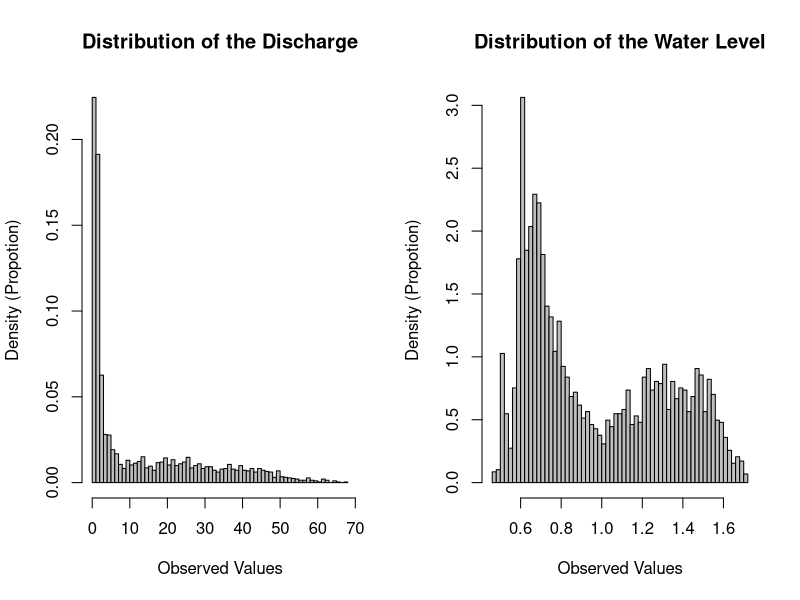
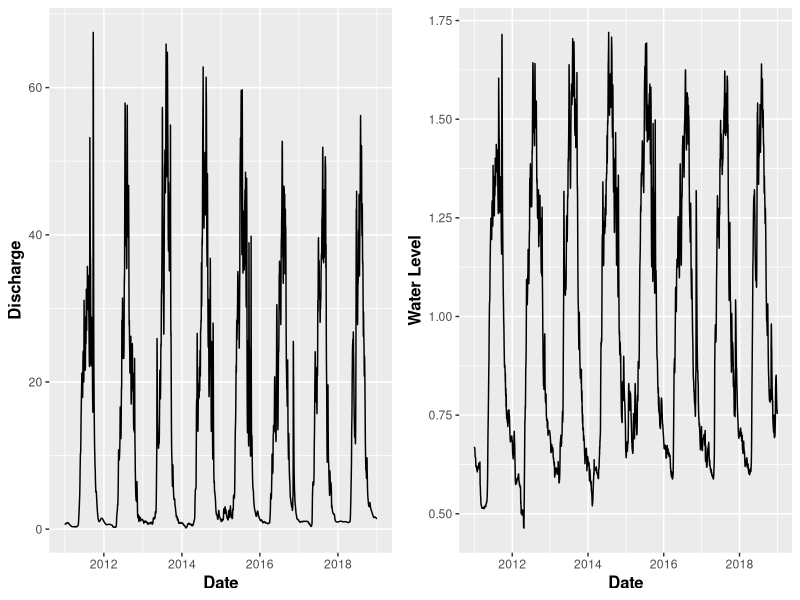
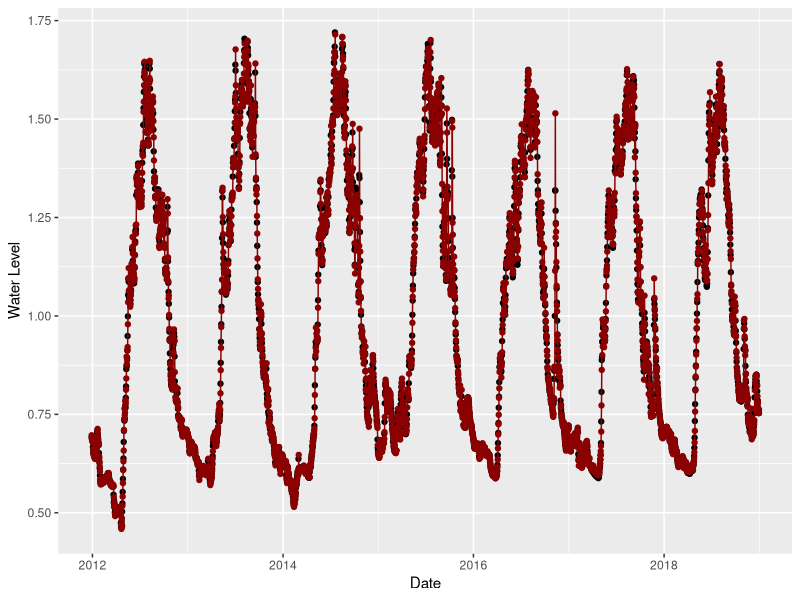
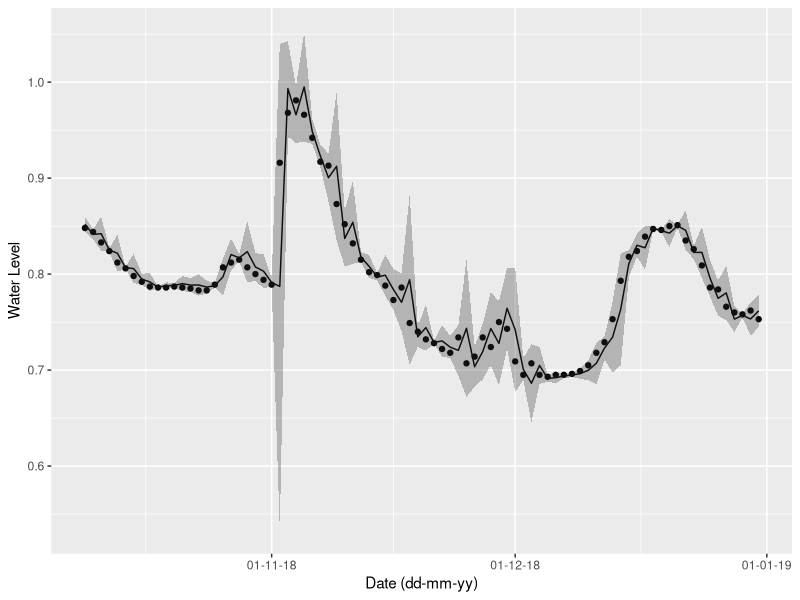
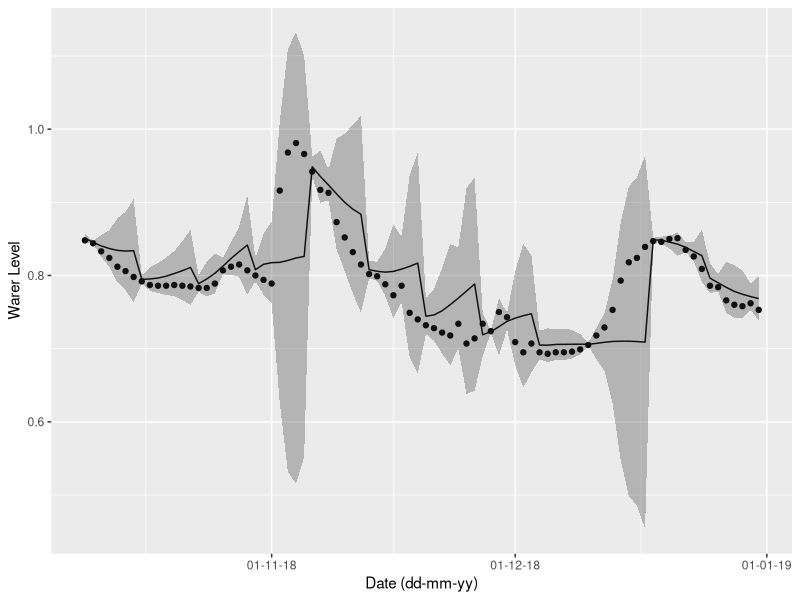

These charts were generated, in order, by the following R code:
## ---- chunk 1
library(data.table)
library(mgcv)
library(ggplot2)
suppressMessages(library(lubridate, warn.conflicts = FALSE))
library(dplyr)
library(scales)
## ---- chunk 2
library(knitr)

opts_knit$set(root.dir = "D:/2019 Example4DataScience/Example4DS02")
## ---- chunk 3
### Please refer to the website:
### https://stackoverflow.com/questions/24387376/r-error-could-not-find-function-multiplot-using-cookbook-example
# Multiple plot function
#
# ggplot objects can be passed in ..., or to plotlist (as a list of ggplot objects)
# - cols:   Number of columns in layout
# - layout: A matrix specifying the layout. If present, 'cols' is ignored.
#
# If the layout is something like matrix(c(1,2,3,3), nrow=2, byrow=TRUE),
# then plot 1 will go in the upper left, 2 will go in the upper right, and
# 3 will go all the way across the bottom.
#
multiplot <- function(..., plotlist=NULL, file, cols=1, layout=NULL) {
  require(grid)

  # Make a list from the ... arguments and plotlist
  plots <- c(list(...), plotlist)

  numPlots = length(plots)

  # If layout is NULL, then use 'cols' to determine layout
  if (is.null(layout)) {
    # Make the panel
    # ncol: Number of columns of plots
    # nrow: Number of rows needed, calculated from # of cols
    layout <- matrix(seq(1, cols * ceiling(numPlots/cols)),
                    ncol = cols, nrow = ceiling(numPlots/cols))
  }

 if (numPlots==1) {
    print(plots[[1]])

  } else {
    # Set up the page
    grid.newpage()
    pushViewport(viewport(layout = grid.layout(nrow(layout), ncol(layout))))

    # Make each plot, in the correct location
    for (i in 1:numPlots) {
      # Get the i,j matrix positions of the regions that contain this subplot
      matchidx <- as.data.frame(which(layout == i, arr.ind = TRUE))

      print(plots[[i]], vp = viewport(layout.pos.row = matchidx$row,
                                      layout.pos.col = matchidx$col))
    }
  }
}

#####################
## ---- chunk 4
water <- read.csv("waterflow.csv", header = TRUE, sep = ",", skip = 1)

water$Date <- as.Date(water$Date)
water <- water[which(water$Date>=as.Date("2011-01-01") & water$Date<=as.Date("2018-12-31")),]
water <- as.data.table(water)
discharge <- water[which(water$PARAM==1),]
flows <- water[which(water$PARAM==2),]

par(mfrow=c(1,2))

# Distibution of discharge     
hist(discharge$Value, probability = TRUE, breaks = 50, col="grey",
     xlab = "Observed Values", ylab = "Density (Propotion)", main = "Distribution of the Discharge")

# Distibution of flows     
hist(flows$Value, probability = TRUE, breaks = 50, col="grey",
     xlab = "Observed Values", ylab = "Density (Propotion)", main = "Distribution of the Water Level")

par(mfrow=c(1,1))
## ---- chunk 5
ggp1 <- ggplot(discharge, aes(Date, Value)) + geom_line() +
  theme(axis.title = element_text(size = 12, face = "bold")) +
  labs(x = "Date", y = "Discharge")
ggp2 <- ggplot(flows, aes(Date, Value)) + geom_line() +
  theme(axis.title = element_text(size = 12, face = "bold")) +
  labs(x = "Date", y = "Water Level")
multiplot(ggp1, ggp2, cols=2)

## ---- chunk 6
n <- nrow(flows)
f.data.lags.368 <- mutate(flows, month = month(Date),
                      lag1 = c(rep(0,1), flows$Value[1:(n-1)]),
                      lag2 = c(rep(0,2), flows$Value[1:(n-2)]),
                      lag3 = c(rep(0,3), flows$Value[1:(n-3)]),
                      lag4 = c(rep(0,4), flows$Value[1:(n-4)]),
                      lag60 = c(rep(0,60), flows$Value[1:(n-60)]),
                      lag362 = c(rep(0,362), flows$Value[1:(n-362)])
                      )
f.data.lags.year368 <- f.data.lags.368[363:n,]
f.data.lags.year368 <- as.data.table(f.data.lags.year368)

gam_lag368 <- gam(Value ~
              s(month, bs = "cr", k = 6) +
              # as.factor(month) +
              s(lag1, bs = "cr", k = 8) +
              s(lag2, bs = "cr", k = 8) +
              s(lag3, bs = "cr", k = 8) +
              s(lag4, bs = "cr", k = 8) +
              s(lag60, bs = "cr", k = 8) +
              s(lag362, bs = "cr", k = 8),
             data = f.data.lags.year368,
             family = gaussian)

d2dd <- data.table(Value = gam_lag368$fitted.values, Date = f.data.lags.year368[, Date])
d2dd <- as.data.table(d2dd)
ggplot(data = f.data.lags.year368, aes(Date, Value)) +
  geom_point()+
  geom_point(data=d2dd, color="darkred") +
  geom_line(data=d2dd,size = 0.5, color="darkred") +
  labs(x = "Date", y = "Water Level")
# summary(gam_lag368)
## ---- chunk 7
obsN <- nrow(f.data.lags.year368)

prdmat.all <- data.frame(matrix(ncol = 9, nrow = 0))
colnames(prdmat.all) <- c("Date", "Value", "low", "pred", "up", "error", "sd.error", "df.res", "multip")
pred.days <- 1  # number of the days need to be predicted
n.win <- 84     # the number of windows
win.list <- list()
for (i in n.win:1) {
  tr.data <- f.data.lags.year368[1:(obsN-pred.days*i),]
  te.data <- f.data.lags.year368[(obsN-pred.days*i+1):(obsN-pred.days*(i-1)),]
  obs <- nrow(tr.data)
  gam_lag368 <- gam(Value ~ 
              # s(month, bs = "cr", k = 6) +
              as.factor(month) +
              s(lag1, bs = "cr", k = 8) +
              s(lag2, bs = "cr", k = 8) +
              s(lag3, bs = "cr", k = 8) +
              s(lag4, bs = "cr", k = 8) +
              s(lag60, bs = "cr", k = 8) +
              s(lag362, bs = "cr", k = 8),
             data = tr.data,
             family = gaussian)
  tdf <- gam_lag368$df.residual

  tempd <- as.matrix(tr.data[, 6:12])
  xbar <- as.vector(colMeans(tempd))
  dnmat <- apply(tempd, 2, scale, scale=FALSE, center=TRUE)
  dnmtr <- sum(sum(dnmat^2))
  
  prdmat <- data.frame(matrix(ncol = 9, nrow = 0))
  colnames(prdmat) <- c("Date", "Value", "low", "pred", "up", "error", "sd.error", "df.res", "multip")
  
  for (j in 1:pred.days) {
    p <- predict(gam_lag368, newdata = te.data[j,],  se.fit = TRUE)
    
    te.data <- as.data.frame(te.data)
    
    mse <- mean((te.data$Value[j] - p$fit)^2)
    term1 <- 1 + 1/obs + sum((te.data[j,6:12]-xbar)^2)/dnmtr
    sder <- sqrt(mse*term1)
    qte <- qt(.975, tdf)
    pr.intl <- p$fit - qte * sder
    pr.intu <- p$fit + qte * sder
    prdmat[j,2:9] <- c(te.data$Value[j], pr.intl, p$fit, pr.intu, mse, sder, tdf, qte)
    prdmat[j,1] <- as.character(te.data$Date[j])
    
    
    tempd2 <- as.matrix(select(te.data, 6:12))[j,]
    
    if (j+1 <= pred.days){
      te.data[(j+1), 7:10] <- c(p$fit, te.data[j, 7:9])
    }
    te.data <- as.data.table(te.data)
  }
  win.name <- paste("win",i,sep = "")
  win.list[[win.name]] <- prdmat
  prdmat.all <- rbind(prdmat.all, prdmat)
}

prdmat.all$Date <- as.Date(prdmat.all$Date)
prdmat.all <- as.data.table(prdmat.all)
d1 <- prdmat.all[,1:2]
d2 <- prdmat.all[,c(1,3:5)]
colnames(d2) <- c("Date",  "low", "Value", "up")
ggplot(d1, aes(Date, Value))+
    geom_point()+
    geom_line(data=d2)+
    geom_ribbon(data=d2, aes(ymin=low, ymax=up),alpha=0.3) +
    scale_x_date(labels = date_format("%d-%m-%y"))+
    labs(x = "Date (dd-mm-yy)", y = "Water Level")

## ---- chunk 8

prdmat.all <- data.frame(matrix(ncol = 9, nrow = 0))
colnames(prdmat.all) <- c("Date", "Value", "low", "pred", "up", "error", "sd.error", "df.res", "multip")
pred.days <- 7  # number of the days need to be predicted
n.win <- 12     # the number of windows
win.list <- list()
for (i in n.win:1) {
  tr.data <- f.data.lags.year368[1:(obsN-pred.days*i),]
  te.data <- f.data.lags.year368[(obsN-pred.days*i+1):(obsN-pred.days*(i-1)),]
  obs <- nrow(tr.data)
  gam_lag368 <- gam(Value ~ 
              s(month, bs = "cr", k = 6) +
              # as.factor(month) +
              s(lag1, bs = "cr", k = 8) +
              s(lag2, bs = "cr", k = 8) +
              s(lag3, bs = "cr", k = 8) +
              s(lag4, bs = "cr", k = 8) +
              s(lag60, bs = "cr", k = 8) +
              s(lag362, bs = "cr", k = 8),
             data = tr.data,
             family = gaussian)
  tdf <- gam_lag368$df.residual

  tempd <- as.matrix(tr.data[, 6:12])
  xbar <- as.vector(colMeans(tempd))
  dnmat <- apply(tempd, 2, scale, scale=FALSE, center=TRUE)
  dnmtr <- sum(sum(dnmat^2))
  
  prdmat <- data.frame(matrix(ncol = 9, nrow = 0))
  colnames(prdmat) <- c("Date", "Value", "low", "pred", "up", "error", "sd.error", "df.res", "multip")

  for (j in 1:pred.days) {
    p <- predict(gam_lag368, newdata = te.data[j,],  se.fit = TRUE)
    
    te.data <- as.data.frame(te.data)
    
    mse <- mean((te.data$Value[j] - p$fit)^2)
    term1 <- 1 + 1/obs + sum((te.data[j, 6:12]-xbar)^2)/dnmtr
    sder <- sqrt(mse*term1)
    qte <- qt(.975, tdf)
    pr.intl <- p$fit - qte * sder
    pr.intu <- p$fit + qte * sder
    prdmat[j,2:9] <- c(te.data$Value[j], pr.intl, p$fit, pr.intu, mse, sder, tdf, qte)
    prdmat[j,1] <- as.character(te.data$Date[j])
    
    tempd2 <- as.matrix(select(te.data, 6:12))[j,]
    
    if (j+1 <= pred.days){
      te.data[(j+1), 7:10] <- c(p$fit, te.data[j, 7:9])
    }
    te.data <- as.data.table(te.data)
  }
  win.name <- paste("win",i,sep = "")
  win.list[[win.name]] <- prdmat
  prdmat.all <- rbind(prdmat.all, prdmat)
}

prdmat.all$Date <- as.Date(prdmat.all$Date)
prdmat.all <- as.data.table(prdmat.all)
d1 <- prdmat.all[,1:2]
d2 <- prdmat.all[,c(1,3:5)]
colnames(d2) <- c("Date",  "low", "Value", "up")
ggplot(d1, aes(Date, Value))+
    geom_point()+
    geom_line(data=d2)+
    geom_ribbon(data=d2, aes(ymin=low, ymax=up),alpha=0.3) +
    scale_x_date(labels = date_format("%d-%m-%y"))+
    labs(x = "Date (dd-mm-yy)", y = "Warer Level")

